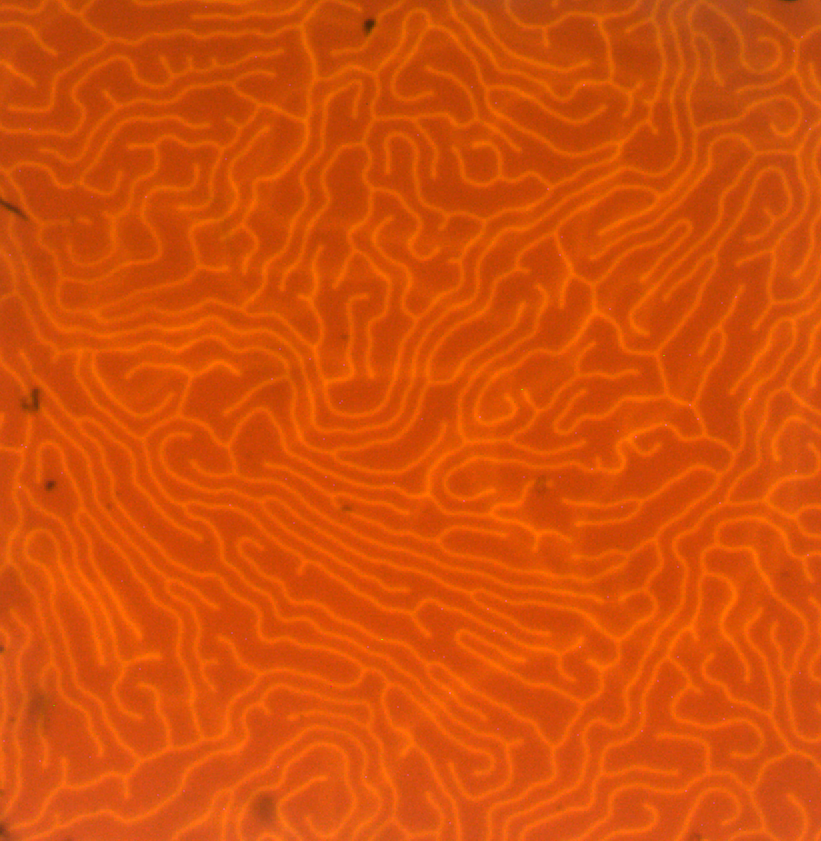
#> input picture hadar/others/test_folder/raw/1628506826.7610354_-2.97959.png, 821 x 841 px, found by its file name; its folder holds only this picture in this run
$ jupyter execute junkn.ipynb
#> lines starting #> are read from the running program, lines starting #| are printed output that depends on the picture
### hysteron.py
import matplotlib.pyplot as plt
import numpy as np


class Hysteron():
    def __init__(self, function1, function2, drop1, drop2, starting_point):
        self.function1 = function1
        self.function2 = function2
        self.alpha = drop1
        self.beta = drop2
        self.last_value = starting_point  # delete
        if starting_point <= self.alpha:
            self.current_function = self.function1
        elif starting_point >= self.beta:
            self.current_function = self.function2
        else:
            self.current_function = function1  # TODO: add stabiliry check

    def __call__(self, x, *args, **kwargs):
        def calc(x):
            self.last_value = x
            if x <= self.alpha:
                self.current_function = self.function1
            elif x >= self.beta:
                self.current_function = self.function2
            return self.current_function(x)

        return np.array(list(map(calc, x)))

f=[]
for i in range(len(np.linspace(-5, 5, 10))):
    q = np.linspace(-5, 5, 10)
    f.append(Hysteron(lambda x: 0, lambda x: 1, q[i], q[i] + 1, 0))


# [5 lines left out: function Hsum, not called in this run]


x = list(np.linspace(-5, 5, 10))+list(np.linspace(5, -5, 10))
plt.plot(x,f[5](x))
plt.show()
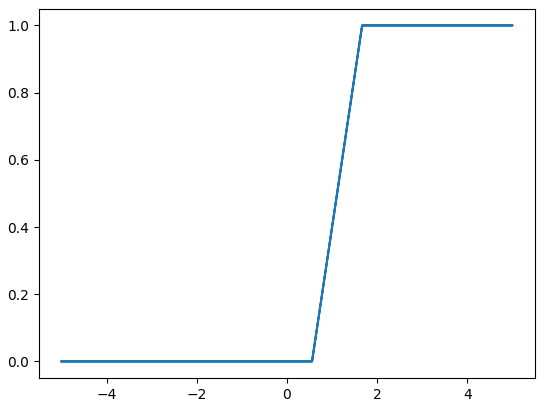
#> figure drawn by matplotlib, 1 panel

### process_assist.py
from PIL import Image
import numpy as np
import datetime
import cv2
import os
import constants
import pca
import process_image

import matplotlib.pyplot as plt


JRAW = constants.JRAW
JPROCESSED = constants.JPROCESSED
join = os.path.join


def detect_color(img):  # TODO: normalize image and widen color range
    hsv = cv2.cvtColor(img, cv2.COLOR_BGR2HSV)
    # mask = cv2.inRange(hsv, (115, 115, 20), (165, 255, 255))
    mask = cv2.inRange(hsv, (115, 105, 20), (175, 255, 255))
    # mask = cv2.inRange(hsv, (125, 255*0.6, 255*0.2), (175, 255*0.8, 255*0.8))
    image = cv2.bitwise_not(mask)
    return image


def clear_dots(img):
    kernel = np.ones((2, 2), np.uint8)
    s = 1
    if np.average(np.array(img)) > 127.5:
        img_op1 = cv2.morphologyEx(img, cv2.MORPH_OPEN, kernel, iterations=s)
        img_op2 = cv2.morphologyEx(img_op1, cv2.MORPH_CLOSE, kernel, iterations=s)
    else:
        img_op1 = cv2.morphologyEx(img, cv2.MORPH_CLOSE, kernel, iterations=s)
        img_op2 = cv2.morphologyEx(img_op1, cv2.MORPH_CLOSE, kernel, iterations=s)
    return img_op2


# [21 lines left out: functions file_name_T_H_M, image_process, not called in this run]


def process(run_path: str):
    for filename in os.listdir(join(run_path, JRAW)):
        image_process(join(run_path, JRAW, filename))


# [67 lines left out: functions is_empty_folder, scan_and_process, loud_data, gray_and_blurr, shmuel_process, not called in this run]


# [21 lines that do not run on import are left out]

### junkn.ipynb
[cell 1]
import os
import pickle
import pandas as pd
import process_assist
from hysteron import Hysteron
import PIL as pw
import matplotlib.cm as cm
from matplotlib.widgets import Cursor
import numpy as np
import matplotlib.pyplot as plt
from matplotlib.widgets import LassoSelector

[cell 2]
path = 'runs/run_57/raw/'
m = []
v = []
_, _, files = list(os.walk(path))[-1]
paths = list(map(os.path.join, [path] * len(files), files))
for i in range(len(paths)):
    image = pw.Image.open(paths[i])
    img = np.asarray(image)
    img = process_assist.detect_color(img)
    img = process_assist.clear_dots(img)
    m.append(np.average(np.array(img)))
    v.append(float(files[i].split('_')[-1].rsplit('.', 1)[0]))
#> this loop made 1 pass
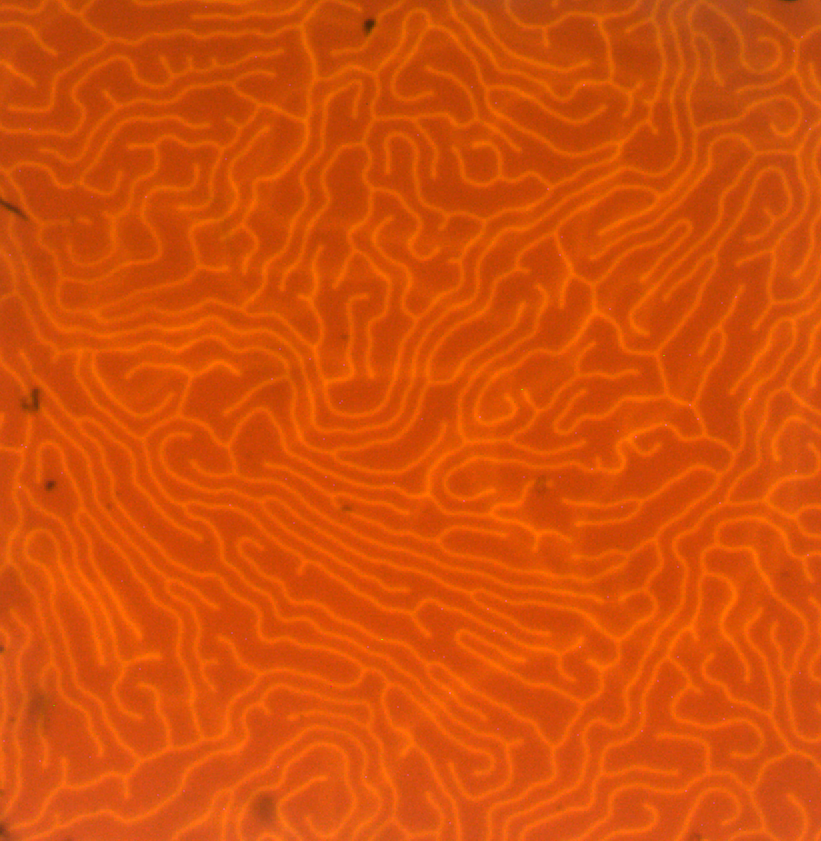
#> input picture hadar/others/test_folder/raw/1628506826.7610354_-2.97959.png, 821 x 841 px, found by its file name
#> pass 1, in detect_color, `mask = cv2.inRange(hsv, (115, 105, 20), (175, 255, 255))`:
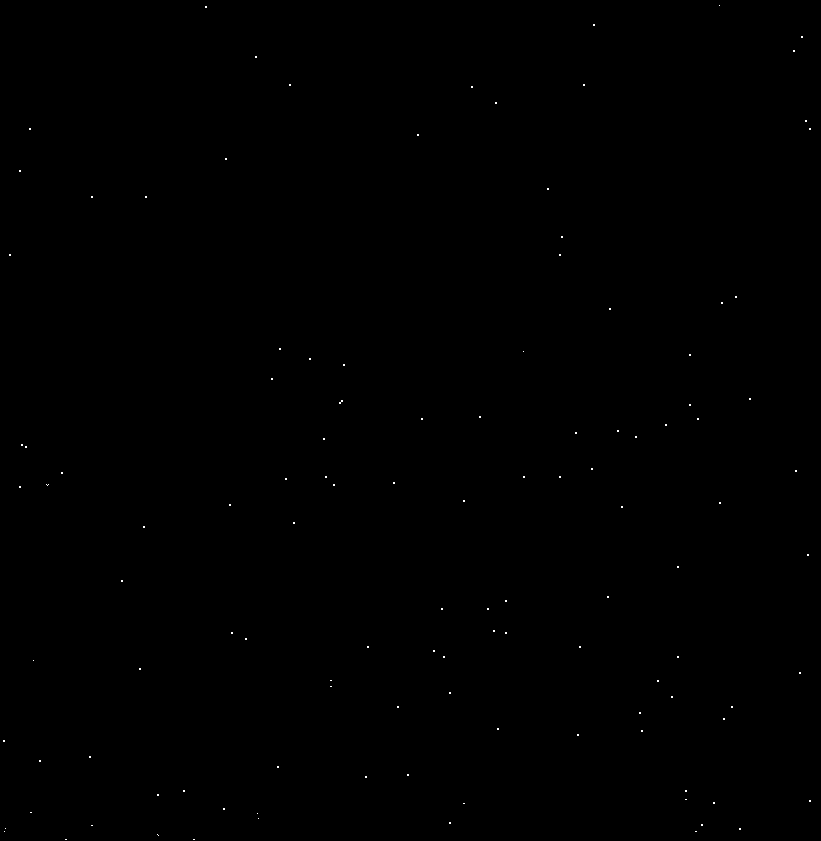
#> mask: shape (841, 821); 0.06% white in thin lines or dots
#> pass 1, in clear_dots, `img_op1 = cv2.morphologyEx(img, cv2.MORPH_OPEN, kernel, iterations=s)`:
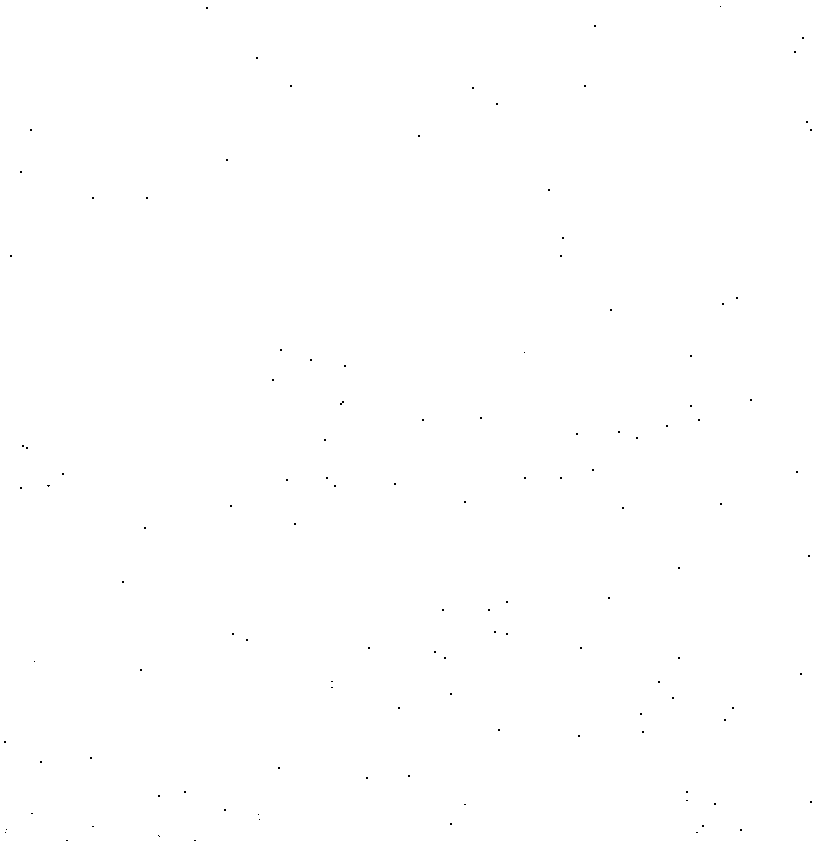
#> img_op1: shape (841, 821); 99.9% white; black in thin lines or dots
#> after the loop, m = [254.8]; v = [-2.98]
plt.plot(m)
plt.figure()
plt.plot(v)
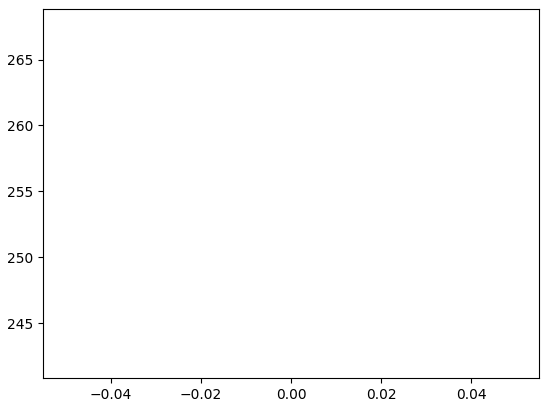
#> figure drawn by matplotlib, 1 panel
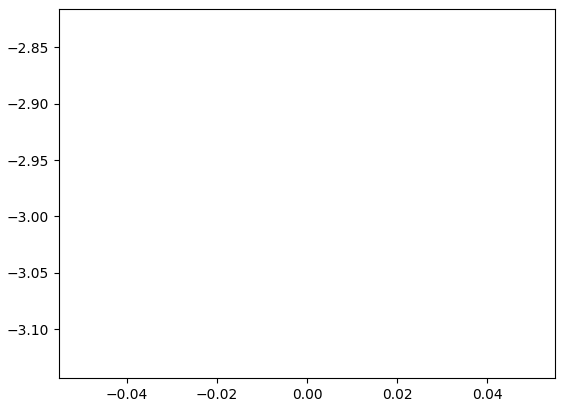
#> figure drawn by matplotlib, 1 panel

[cell 3]
fig, ax = plt.subplots(figsize=(8, 6))
ax.plot(v,m, 'k--', linewidth=0.5)
colors = cm.rainbow(np.linspace(0, 1, len(m)))
#> colors = [[0.5, 0, 1, 1]]
for i in range(len(m)):
    ax.scatter(v[i], m[i], color=colors[i], s=4)
plt.show()
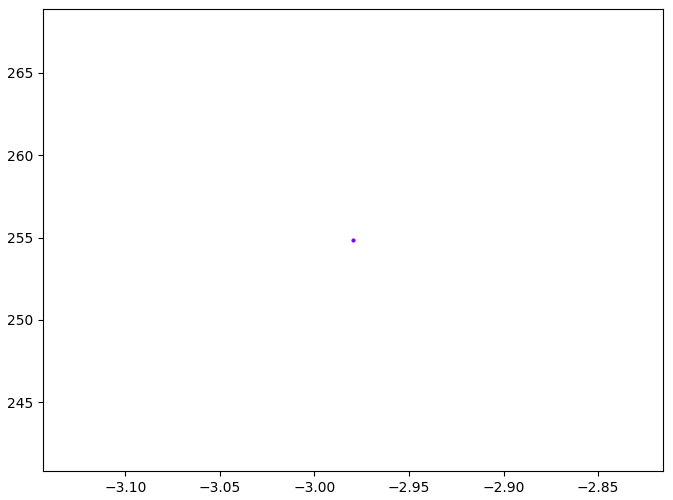
#> figure drawn by matplotlib, 1 panel

$ run again, on hadar/others/test_folder/raw/1628506871.9443307_-4.70635.png
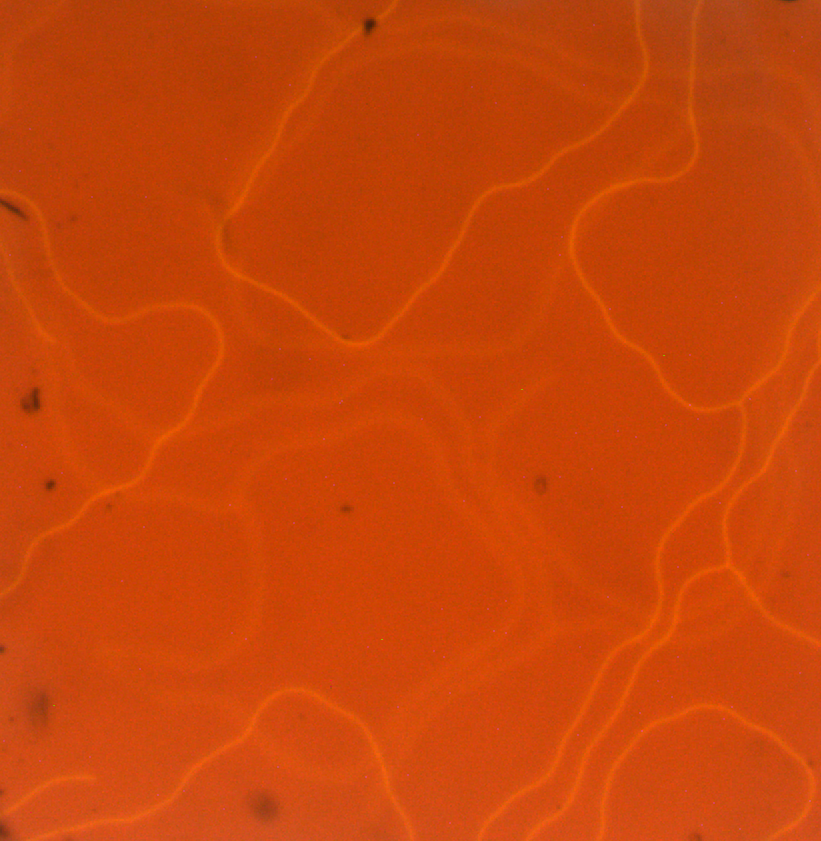
#> input picture hadar/others/test_folder/raw/1628506871.9443307_-4.70635.png, 821 x 841 px, found by its file name
#> the loop `for i in range(len(paths)):` made 1 pass
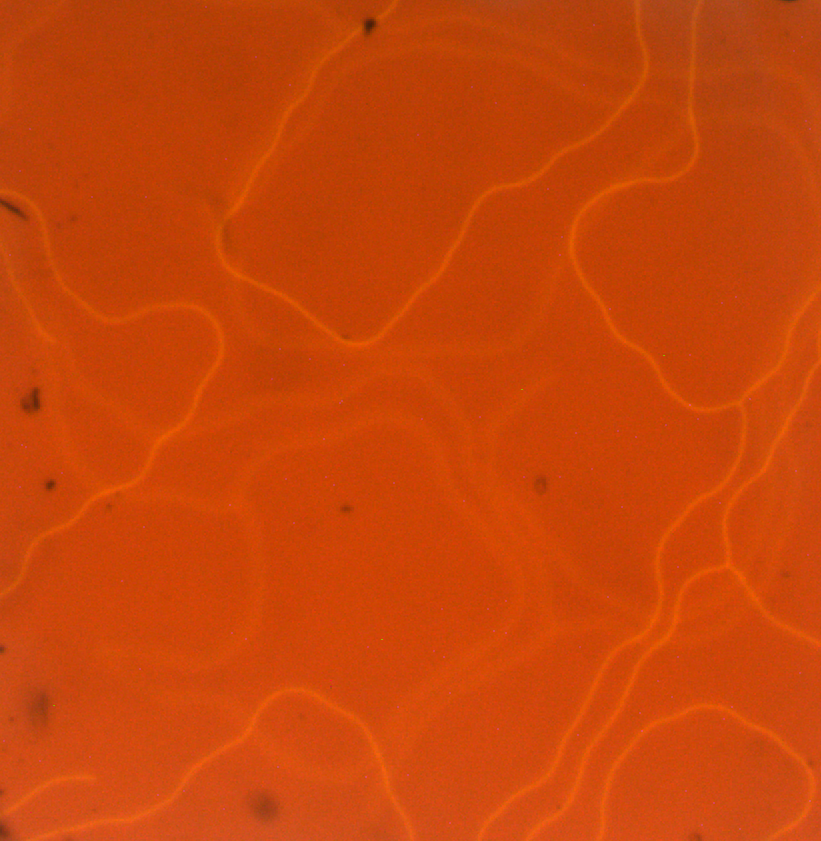
#> input picture hadar/others/test_folder/raw/1628506871.9443307_-4.70635.png, 821 x 841 px, found by its file name
#> after the loop `for i in range(len(paths)):`: m = [254.8]; v = [-4.71]
#> `[cell 2] path = 'runs/run_57/raw/' m = [] v = [] _, _, files = list(os..`:
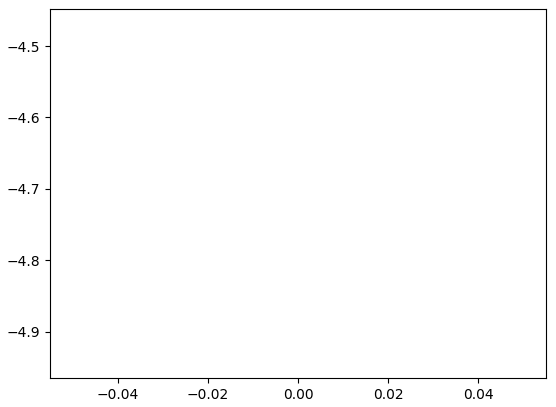
#> figure drawn by matplotlib, 1 panel
#> colors = [[0.5, 0, 1, 1]]
#> the loop `for i in range(len(m)):` made 1 pass
#> `plt.show()`:
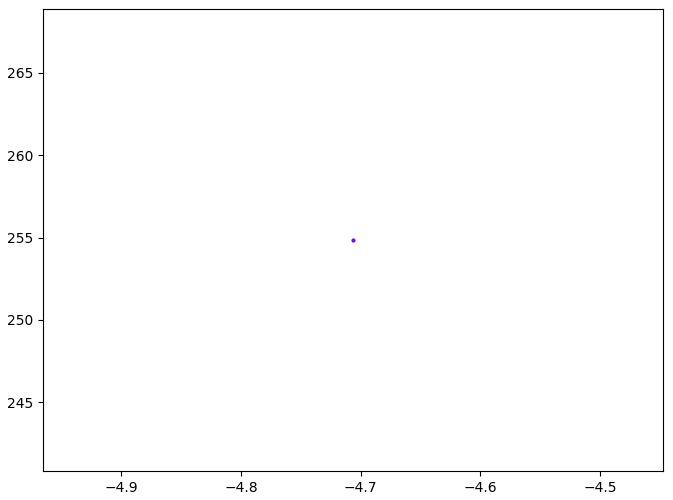
#> figure drawn by matplotlib, 1 panel

$ run again, on hadar/others/test_folder/raw/1628506834.0270927_-4.73407.png
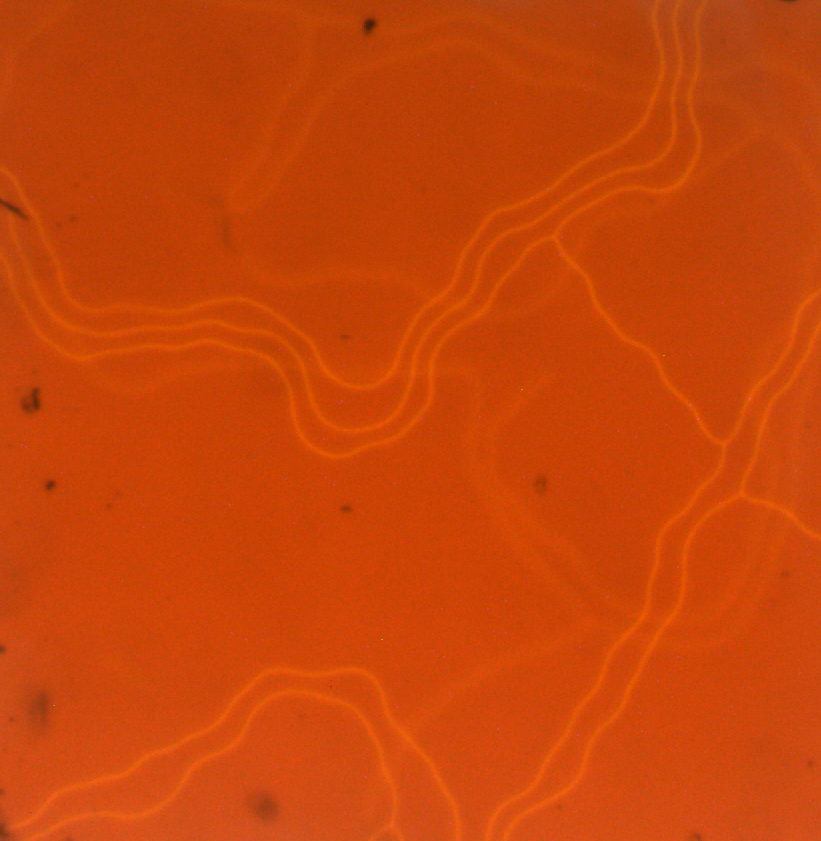
#> input picture hadar/others/test_folder/raw/1628506834.0270927_-4.73407.png, 821 x 841 px, found by its file name
#> the loop `for i in range(len(paths)):` made 1 pass
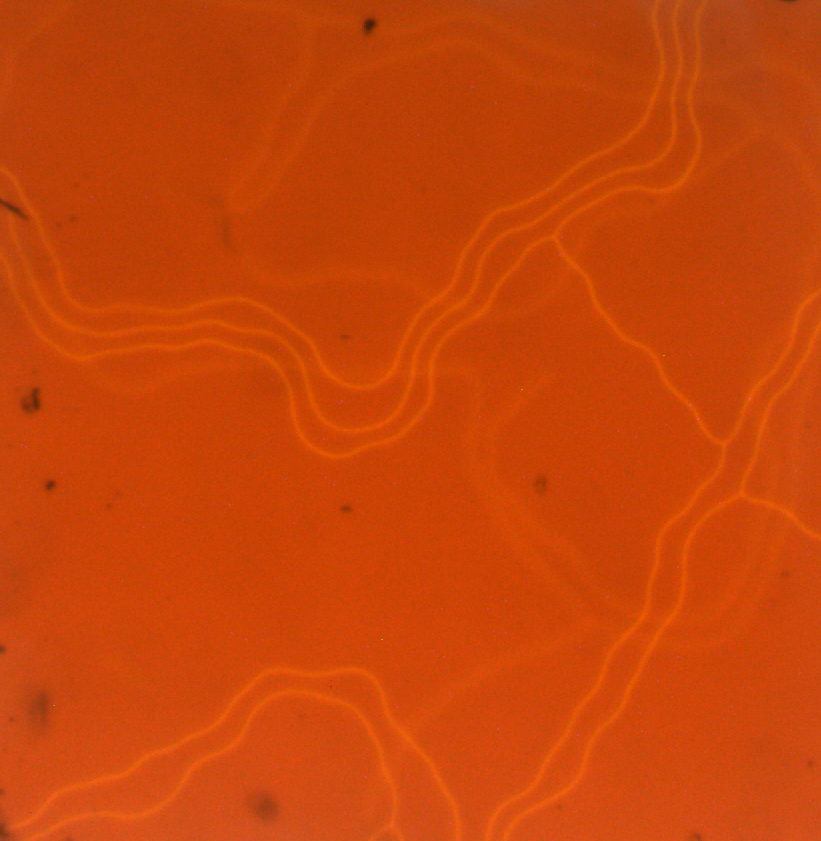
#> input picture hadar/others/test_folder/raw/1628506834.0270927_-4.73407.png, 821 x 841 px, found by its file name
#> after the loop `for i in range(len(paths)):`: m = [254.8]; v = [-4.73]
#> `[cell 2] path = 'runs/run_57/raw/' m = [] v = [] _, _, files = list(os..`:
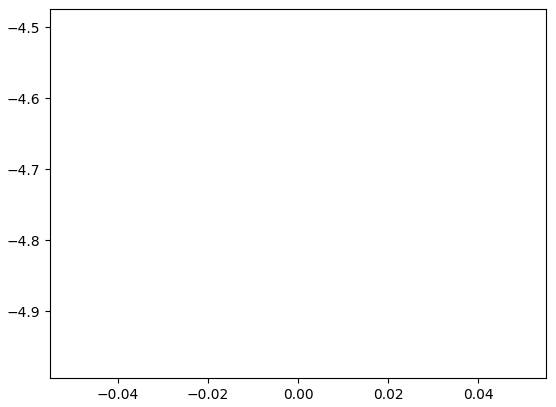
#> figure drawn by matplotlib, 1 panel
#> colors = [[0.5, 0, 1, 1]]
#> the loop `for i in range(len(m)):` made 1 pass
#> `plt.show()`:
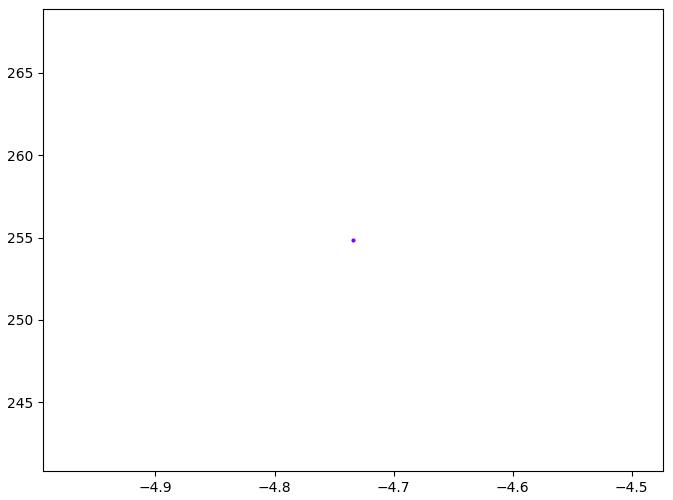
#> figure drawn by matplotlib, 1 panel
